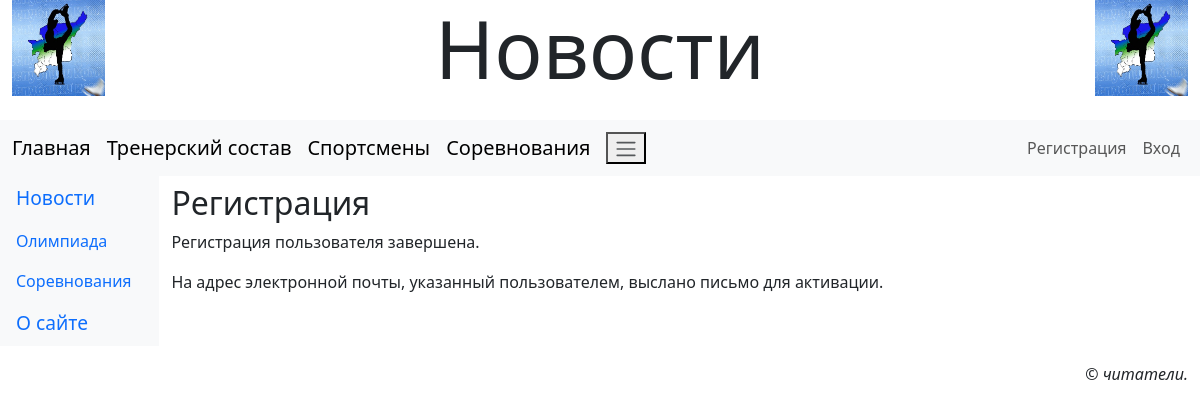
Page /accounts/register/done/ on the committed database.
### sportsman/models.py (models this page shows)
class Rubric(models.Model):
    name = models.CharField(max_length=20, unique=True, verbose_name='Название')
    order = models.SmallIntegerField(default=0, db_index=True, verbose_name='Порядок')
    super_rubric = models.ForeignKey('SuperRubric', on_delete=models.PROTECT, null=True, blank=True, verbose_name='Надрубрика')

### sportsman/views.py (the view)
# urls.py: path('accounts/register/done/', RegisterDoneView.as_view(), name='register_done'),
class RegisterDoneView(TemplateView):
     template_name = 'sportsman/register_done.html'

### sportsman/models.py (called while the page is built)
    def get_queryset(self):
        return super().get_queryset().filter(super_rubric__isnull=False)

### sportsman/templates/sportsman/register_done.html (shortened to what this page needs)
{% extends 'layout/basic_site.html' %}
{% block content %}
<h2>Регистрация</h2>
<p>Регистрация пользователя завершена.</p>
<p>На адрес электронной почты, указанный пользователем, выслано письмо для активации.</p>
{% endblock %}

### sportsman/templates/layout/basic_site.html (shortened to what this page needs)
{% load django_bootstrap5 %}
{% load static%}
<!DOCTYPE html>
<html>
  <head>
    {% bootstrap_css %}
    <link rel="stylesheet" type="text/css" href="{% static 'sportsman/style_site.css' %}">
  </head>
  <body class="container-fluid">
    <header class="mb-4">
      <h1 class="display-1 text-center">Новости</h1>
    </header>
    <nav class="row navbar navbar-expand-md bg-light">
      <div class="col container">
        <a class="navbar-brand" href="{% url 'home' %}">Главная</a>
        <a class="navbar-brand" href="{% url 'index' %}">Тренерский состав</a>
        <a class="navbar-brand" href="{% url 'sport' %}">Спортсмены</a>
        <a class="navbar-brand" href="{% url 'compet' %}">Соревнования</a>
        <button class="navbar-togger" type="button" data-bs-toggle="collapse" data-bs-target="#navbarNav">
          <span class="navbar-toggler-icon"></span>
        </button>
        <div class="collapse navbar-collapse justify-content-end" id="navbarNav">
          <div class="navbar-nav">
            {% if user.is_authenticated %}
            <div class="nav-item dropdown">
              <a class="nav-link dropdown-toggle" data-bs-toggle="dropdown" href="{% url 'profile' %}">Профиль</a>
              <div class="dropdown-menu">
                <a class="dropdown-item" href="{% url 'profile_edit' %}">Изменить данные</a>
                <a class="dropdown-item" href="{% url 'password_edit' %}">Изменить пароль</a>
                <hr class="dropdown-divider">
                <form class="px-3" method="post" action="{% url 'logout' %}">
                  {% csrf_token %}
                  {% bootstrap_button 'Выйти' button_class='btn-danger' %}
                </form>
                <hr class="dropdown-divider">
                <a class="dropdown-item" href="{% url 'profile_delete' %}">Удалить</a>
              </div>
            </div>
            {% else %}
            <a class="nav-link" href="{% url 'register' %}">Регистрация</a>
            <a class="nav-link" href="{% url 'login' %}">Вход</a>
            {% endif %}
          </div>
        </div>
      </div>
    </nav>
    <div class="row">
      <nav class="col-md-auto nav flex-column bg-light">
        {% for rubric in rubrics %}
        {% ifchanged rubric.super_rubric.pk %}
        <span class="nav-link root">{{ rubric.super_rubric.name }}</span>
        {% endifchanged %}
        <a class="nav-link" href="{% url 'rubric_newss' pk=rubric.pk %}">{{ rubric.name }}</a>
        {% endfor %}
        <a class="nav-link root" href="{% url 'about' %}">О сайте</a>
      </nav>
      <main class="col py-2">
        {% block content %}
        {% endblock %}
      </main>
    </div>
    <footer class="mt-3">
      <p class="text-end fst-italic">&copy; читатели.</p>
    </footer>
  </body>
</html>

### sportsman/static/sportsman/style_site.css (style rules this page uses)
header h1 { background: url("bg1.jpg") left / auto 100% no-repeat, url("bg1.jpg") right /auto 100% no-repeat; }
.root { font-size: larger }

### rows in the picture
Rubric: super_rubric.name "Новости", name "Олимпиада"
Rubric: name "Соревнования"
